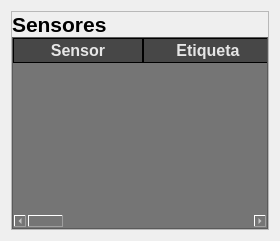
            <widget class="QWidget" name="sensors">
             <layout class="QVBoxLayout" name="verticalLayout_17">
              <item>
               <widget class="QFrame" name="frame_8">
                <property name="frameShape">
                 <enum>QFrame::StyledPanel</enum>
                </property>
                <property name="frameShadow">
                 <enum>QFrame::Raised</enum>
                </property>
                <layout class="QVBoxLayout" name="verticalLayout_18">
                 <property name="spacing">
                  <number>0</number>
                 </property>
                 <property name="leftMargin">
                  <number>0</number>
                 </property>
                 <property name="topMargin">
                  <number>0</number>
                 </property>
                 <property name="rightMargin">
                  <number>0</number>
                 </property>
                 <property name="bottomMargin">
                  <number>0</number>
                 </property>
                 <item>
                  <widget class="QLabel" name="label_45">
                   <property name="font">
                    <font>
                     <pointsize>16</pointsize>
                     <weight>75</weight>
                     <bold>true</bold>
                    </font>
                   </property>
                   <property name="text">
                    <string>Sensores</string>
                   </property>
                  </widget>
                 </item>
                 <item>
                  <widget class="QTableWidget" name="tableWidget">
                   <property name="styleSheet">
                    <string notr="true">QWidget{
	background-color: rgb(117, 117, 117);
	color: rgb(241, 241, 241);

}


QHeaderView:section{
	background-color: rgb(71, 71, 71);
	color: rgb(230, 230, 230);
	border: 1px solid rgb(0, 0, 0);

}


QTableWidget{

}


QTableWidget QTableCornerButton{
	
	background-color: rgb(0, 0, 0);
	border: 1px solid rgb(0, 0, 0);

}</string>
                   </property>
                   <attribute name="horizontalHeaderDefaultSectionSize">
                    <number>130</number>
                   </attribute>
                   <column>
                    <property name="text">
                     <string>Sensor</string>
                    </property>
                    <property name="font">
                     <font>
                      <pointsize>12</pointsize>
                      <weight>75</weight>
                      <bold>true</bold>
                     </font>
                    </property>
                    <property name="foreground">
                     <brush brushstyle="SolidPattern">
                      <color alpha="255">
                       <red>71</red>
                       <green>71</green>
                       <blue>71</blue>
                      </color>
                     </brush>
                    </property>
                   </column>
                   <column>
                    <property name="text">
                     <string>Etiqueta</string>
                    </property>
                    <property name="font">
                     <font>
                      <pointsize>12</pointsize>
                      <weight>75</weight>
                      <bold>true</bold>
                     </font>
                    </property>
                    <property name="foreground">
                     <brush brushstyle="SolidPattern">
                      <color alpha="255">
                       <red>71</red>
                       <green>71</green>
                       <blue>71</blue>
                      </color>
                     </brush>
                    </property>
                   </column>
                   <column>
                    <property name="text">
                     <string>Atual</string>
                    </property>
                    <property name="font">
                     <font>
                      <pointsize>12</pointsize>
                      <weight>75</weight>
                      <bold>true</bold>
                     </font>
                    </property>
                    <property name="foreground">
                     <brush brushstyle="SolidPattern">
                      <color alpha="255">
                       <red>71</red>
                       <green>71</green>
                       <blue>71</blue>
                      </color>
                     </brush>
                    </property>
                   </column>
                   <column>
                    <property name="text">
                     <string>Alto</string>
                    </property>
                    <property name="font">
                     <font>
                      <pointsize>12</pointsize>
                      <weight>75</weight>
                      <bold>true</bold>
                     </font>
                    </property>
                    <property name="foreground">
                     <brush brushstyle="SolidPattern">
                      <color alpha="255">
                       <red>71</red>
                       <green>71</green>
                       <blue>71</blue>
                      </color>
                     </brush>
                    </property>
                   </column>
                   <column>
                    <property name="text">
                     <string>Critico</string>
                    </property>
                    <property name="font">
                     <font>
                      <pointsize>12</pointsize>
                      <weight>75</weight>
                      <bold>true</bold>
                     </font>
                    </property>
                    <property name="foreground">
                     <brush brushstyle="SolidPattern">
                      <color alpha="255">
                       <red>71</red>
                       <green>71</green>
                       <blue>71</blue>
                      </color>
                     </brush>
                    </property>
                   </column>
                   <column>
                    <property name="text">
                     <string>_</string>
                    </property>
                   </column>
                  </widget>
                 </item>
                </layout>
               </widget>
              </item>
             </layout>
            </widget>
